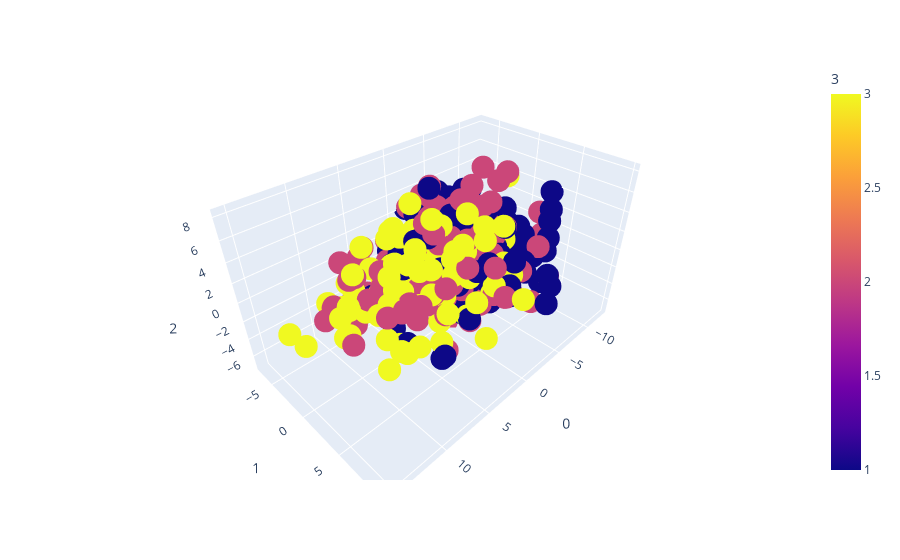

This figure's notebook cell:
### Code cell
fig = px.scatter_3d(images_all_projected, x=0, y=1, z=2,
              color=3)
fig.show()

### Figure 1 — Plotly figure (JSON) as saved in the notebook; plotly's stock layout.template omitted (floating-point values rounded to 4 significant figures; data arrays with more than 128 entries replaced by an {"elided": "..."} marker saying what was removed)
{"data": [{"hovertemplate": "0=%{x}<br>1=%{y}<br>2=%{z}<br>3=%{marker.color}<extra></extra>", "legendgroup": "", "marker": {"color": {"elided": "440 int values"}, "coloraxis": "coloraxis", "symbol": "circle"}, "mode": "markers", "name": "", "scene": "scene", "showlegend": false, "type": "scatter3d", "x": {"elided": "440 float values"}, "y": {"elided": "440 float values"}, "z": {"elided": "440 float values"}}], "layout": {"coloraxis": {"colorbar": {"title": {"text": "3"}}, "colorscale": [[0, "#0d0887"], [0.1111, "#46039f"], [0.2222, "#7201a8"], [0.3333, "#9c179e"], [0.4444, "#bd3786"], [0.5556, "#d8576b"], [0.6667, "#ed7953"], [0.7778, "#fb9f3a"], [0.8889, "#fdca26"], [1, "#f0f921"]]}, "legend": {"tracegroupgap": 0}, "margin": {"t": 60}, "scene": {"domain": {"x": [0, 1], "y": [0, 1]}, "xaxis": {"title": {"text": "0"}}, "yaxis": {"title": {"text": "1"}}, "zaxis": {"title": {"text": "2"}}}}}
